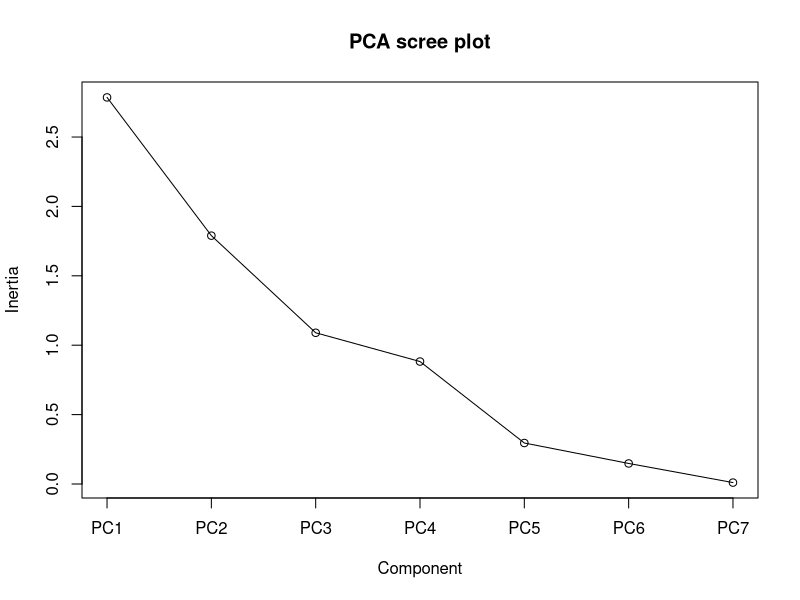
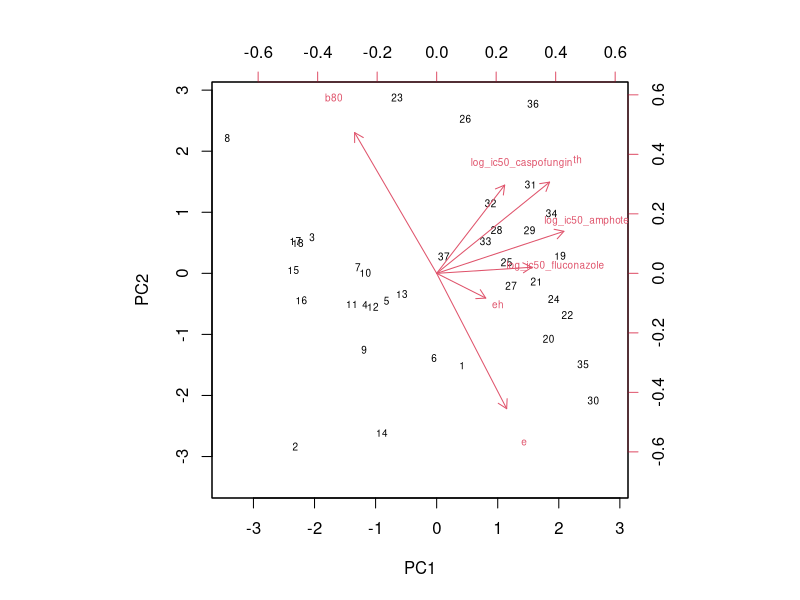
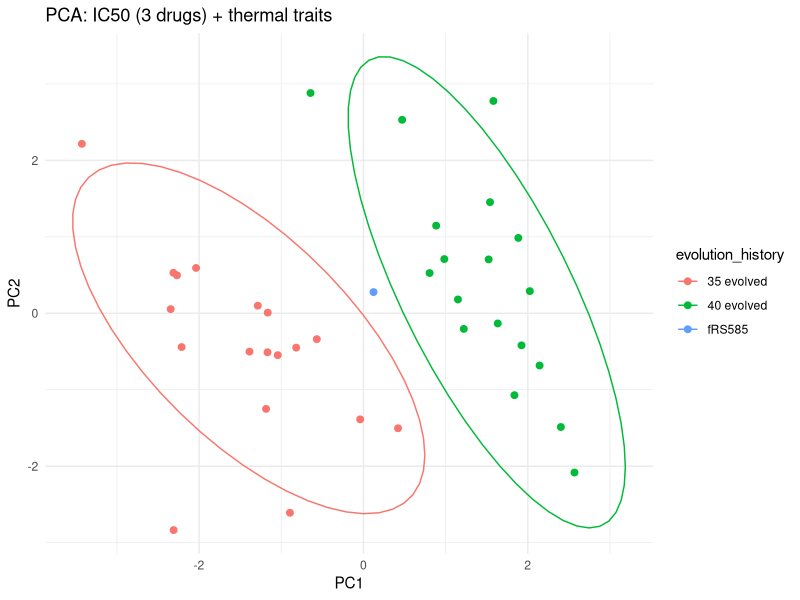
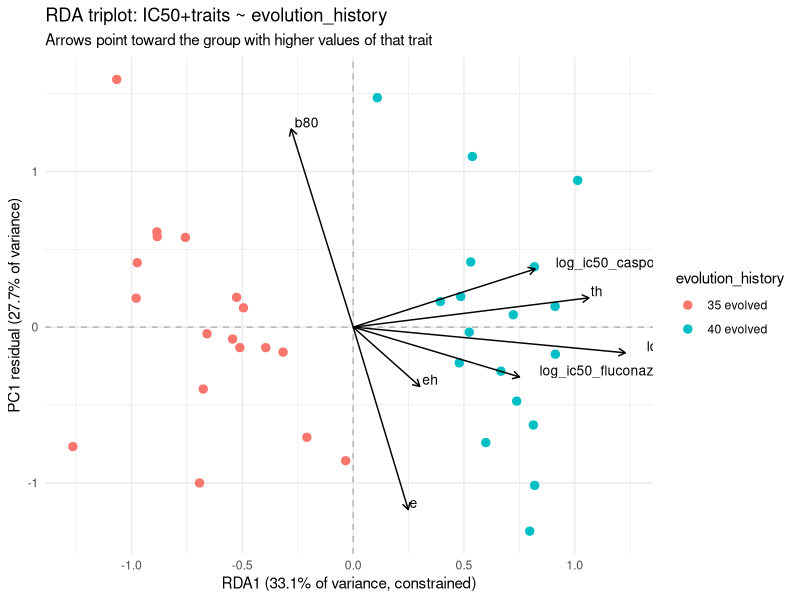

Reproduce these figures in R, in order.
# ============================================================
# IC50 (amphotericin, fluconazole, caspofungin) vs thermal traits
# (e, eh, th, b80): PCA, correlation, and RDA
# (tmax excluded -- it's derived from th/e/eh in the Sharpe-Schoolfield
# model, so it's largely redundant with th already in this variable set)
#
# Data: all-traits.csv -- long format, one row per population x drug
# (111 rows = 37 populations x 3 drugs). Trait columns are duplicated
# across each population's 3 drug-rows; only ic50 varies row to row.
# evolution_history: "35 evolved" (n=18), "40 evolved" (n=18),
# "fRS585" (n=1, presumably ancestral/reference -- too small for any
# group-level test, excluded from group comparisons below).
# ============================================================

library(tidyverse)
library(vegan)     # install.packages("vegan") if needed

dat <- read.csv("data-processed/all-traits.csv")

# ------------------------------------------------------------
# 1. Reshape long -> wide (one row per population)
# ------------------------------------------------------------
traits <- dat %>%
  distinct(population, evolution_history, e, eh, th, b80)

ic50_wide <- dat %>%
  select(population, drug, ic50) %>%
  pivot_wider(names_from = drug, values_from = ic50, names_prefix = "ic50_")

wide <- traits %>%
  left_join(ic50_wide, by = "population") %>%
  mutate(
    log_ic50_amphotericin = log(ic50_amphotericin),
    log_ic50_fluconazole  = log(ic50_fluconazole),
    log_ic50_caspofungin  = log(ic50_caspofungin)
  )

table(wide$evolution_history)   # confirm: 35 evolved=18, 40 evolved=18, fRS585=1

vars   <- c("log_ic50_amphotericin", "log_ic50_fluconazole", "log_ic50_caspofungin",
            "e", "eh", "th", "b80")
drugs  <- c("log_ic50_amphotericin", "log_ic50_fluconazole", "log_ic50_caspofungin")
traits_v <- c("b80", "e", "eh", "th")

# ------------------------------------------------------------
# 2. PCA (unconstrained), all 37 populations
# ------------------------------------------------------------
pca <- prcomp(wide[, vars], center = TRUE, scale. = TRUE)
summary(pca)        # variance explained per axis
pca$rotation         # loadings

screeplot(pca, type = "lines", main = "PCA scree plot")
biplot(pca, scale = 0, cex = 0.6)

scores <- as.data.frame(pca$x) %>%
  mutate(population = wide$population,
         evolution_history = wide$evolution_history)

ggplot(scores, aes(PC1, PC2, color = evolution_history)) +
  geom_point(size = 2) +
  stat_ellipse() +
  theme_minimal() +
  labs(title = "PCA: IC50 (3 drugs) + thermal traits")

# ------------------------------------------------------------
# 3. Is IC50 positively associated with b80, e, eh, th?
#    Pooled AND within evolution_history group. Pooling alone can
#    manufacture a strong correlation purely from between-group
#    separation (35 vs 40 evolved differ on both axes) even when
#    no real within-group relationship exists -- the same artifact
#    diagnosed earlier with the SMA fits. fRS585 (n=1) dropped from
#    the within-group tests.
# ------------------------------------------------------------
cor_table <- expand.grid(drug = drugs, trait = traits_v, stringsAsFactors = FALSE) %>%
  rowwise() %>%
  mutate(
    r_pooled = cor.test(wide[[drug]], wide[[trait]])$estimate,
    p_pooled = cor.test(wide[[drug]], wide[[trait]])$p.value
  ) %>%
  ungroup()
print(cor_table, n = Inf)

for (grp in c("35 evolved", "40 evolved")) {
  sub <- filter(wide, evolution_history == grp)
  cat("\n---", grp, "(n =", nrow(sub), ") ---\n")
  for (d in drugs) {
    for (t in traits_v) {
      ct <- cor.test(sub[[d]], sub[[t]])
      cat(sprintf("%-24s vs %-4s: r=%+.3f  p=%.4f\n", d, t, ct$estimate, ct$p.value))
    }
  }
}
# NOTE: this runs 12 pooled + 24 within-group tests -- treat isolated
# p<0.05 hits as exploratory, not confirmatory (~1-2 expected by chance alone).

# ------------------------------------------------------------
# 4. RDA: how much of the variation in IC50+traits is associated
#    with evolution_history? (constrained ordination -- the
#    multivariate analogue of "% variance explained" by group;
#    fRS585 excluded, n=1 can't be tested)
# ------------------------------------------------------------
rda_dat <- wide %>% filter(evolution_history != "fRS585")

mod <- rda(rda_dat[, vars] ~ evolution_history, data = rda_dat, scale = TRUE)

summary(mod)
RsquareAdj(mod)                     # unbiased proportion of variance explained
anova.cca(mod, permutations = 999)  # permutation significance test

# ------------------------------------------------------------
# RDA triplot (ggplot) with response-variable arrows, so direction
# (positive/negative association with evolution_history) is easy
# to read off directly.
# ------------------------------------------------------------
site_sc <- as.data.frame(scores(mod, display = "sites", scaling = 2)) %>%
  mutate(evolution_history = rda_dat$evolution_history)

spp_sc <- as.data.frame(scores(mod, display = "species", scaling = 2))
spp_sc$trait <- rownames(spp_sc)

# scale arrows to a readable length relative to the site cloud
arrow_mul <- 0.8 * max(abs(site_sc$RDA1), abs(site_sc$PC1)) /
                    max(abs(spp_sc$RDA1), abs(spp_sc$PC1))
spp_sc <- spp_sc %>% mutate(RDA1 = RDA1 * arrow_mul, PC1 = PC1 * arrow_mul)

# sign of RDA1 is arbitrary (depends on dummy coding) -- check directly
# which group sits on the positive side rather than assume
site_sc %>% group_by(evolution_history) %>% summarise(mean_RDA1 = mean(RDA1))

# the actual answer to "which traits are positive/negative" -- read this
# table, not the arrow angles in the plot (the plot's y-axis is PC1,
# which is irrelevant to the evolution_history question; only each
# trait's RDA1 value matters). A trait with positive RDA1 is elevated
# in whichever group has the positive mean_RDA1 above; negative RDA1
# means elevated in the other group.
scores(mod, display = "species", scaling = 2)[, "RDA1"] %>%
  sort(decreasing = TRUE)

ggplot() +
  geom_hline(yintercept = 0, linetype = "dashed", color = "grey70") +
  geom_vline(xintercept = 0, linetype = "dashed", color = "grey70") +
  geom_point(data = site_sc, aes(RDA1, PC1, color = evolution_history), size = 2.5) +
  geom_segment(data = spp_sc, aes(x = 0, y = 0, xend = RDA1, yend = PC1),
               arrow = arrow(length = unit(0.2, "cm")), color = "black") +
  geom_text(data = spp_sc, aes(RDA1, PC1, label = trait),
            hjust = -0.15, vjust = -0.15, size = 3.5, color = "black") +
  theme_minimal() +
  labs(title = "RDA triplot: IC50+traits ~ evolution_history",
       subtitle = "Arrows point toward the group with higher values of that trait",
       x = paste0("RDA1 (", round(100 * mod$CCA$eig[1] / mod$tot.chi, 1), "% of variance, constrained)"),
       y = paste0("PC1 residual (", round(100 * mod$CA$eig[1] / mod$tot.chi, 1), "% of variance)"))

# Cross-check computed directly on the raw data (between-group SS /
# total SS on the same standardized variables) gives ~33% of total
# variance associated with evolution_history (33.3% incl. fRS585,
# 33.1% with just 35 vs 40 evolved) -- RsquareAdj() should land close
# to this, adjusted downward slightly for the 1 d.f. used by the model.
